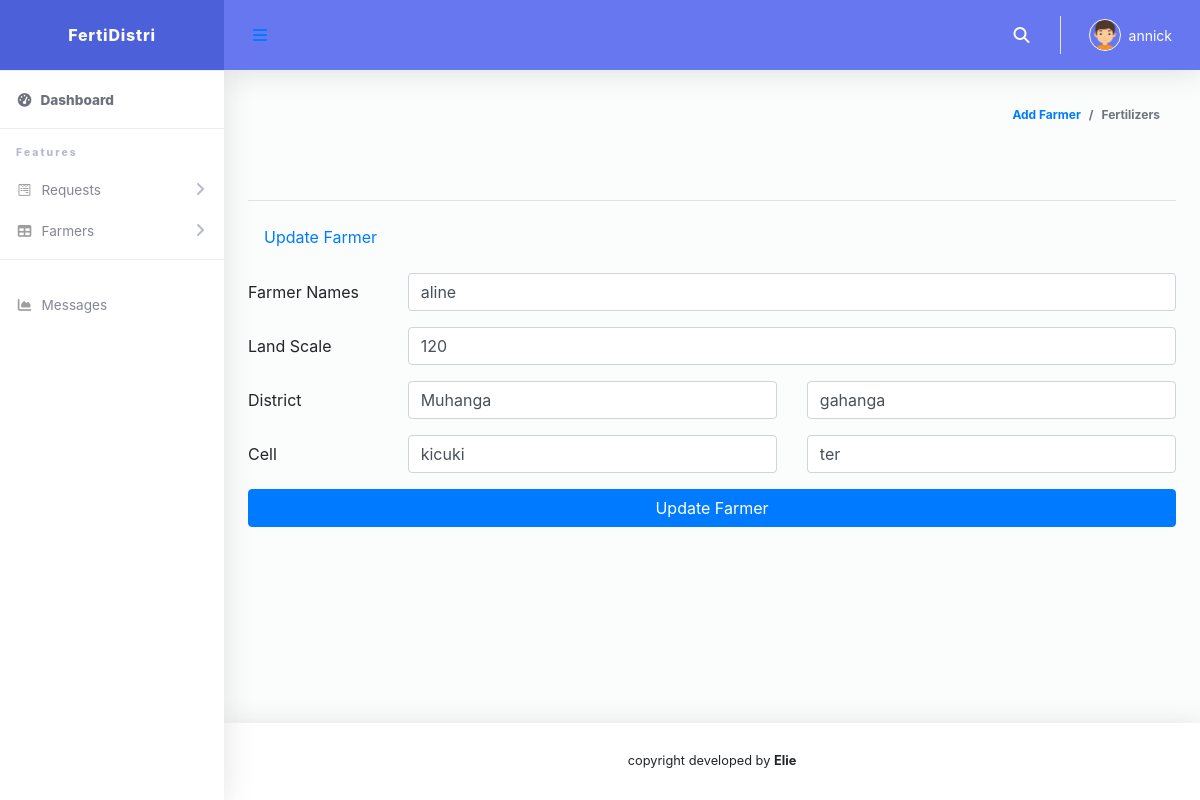
/farmerupdate.php?updatefarmer=15 (signed in), run on the app's committed database.
### tables this page shows
CREATE TABLE `farmers` (
  `farmer_id` int(255) NOT NULL,
  `farmer_names` varchar(255) NOT NULL,
  `land_scale` varchar(255) NOT NULL,
  `district` varchar(255) NOT NULL,
  `sector` varchar(255) NOT NULL,
  `cell` varchar(255) NOT NULL,
  `villages` varchar(255) NOT NULL,
  `user_id` int(255) NOT NULL
);

### retailer_session.php (called while the page is built, shortened)
<?php
  $admin_firstname=$_SESSION['userfirstname'];
  ?>

### farmerupdate.php (the view, shortened to what this page needs)
<?php
include 'navbar.php';
?>
    <div id="content-wrapper" class="d-flex flex-column">
      <div id="content">
        <nav class="navbar navbar-expand navbar-light bg-navbar topbar mb-4 static-top">
          <button id="sidebarToggleTop" class="btn btn-link rounded-circle mr-3">
            <i class="fa fa-bars"></i>
          </button>
          <ul class="navbar-nav ml-auto">
            <li class="nav-item dropdown no-arrow">
              <a class="nav-link dropdown-toggle" href="#" id="searchDropdown" role="button" data-toggle="dropdown"
                aria-haspopup="true" aria-expanded="false">
                <i class="fas fa-search fa-fw"></i>
              </a>
            </li>
            <li class="nav-item dropdown no-arrow">
              <a class="nav-link dropdown-toggle" href="#" id="userDropdown" role="button" data-toggle="dropdown"
                aria-haspopup="true" aria-expanded="false">
                <img class="img-profile rounded-circle" src="img/boy.png" style="max-width: 60px">
                <span class="ml-2 d-none d-lg-inline text-white small"><?php echo $admin_firstname;?></span>
              </a>
            </li>
          </ul>
        </nav>
        <div class="container-fluid" id="container-wrapper">
          <div class="d-sm-flex align-items-center justify-content-between mb-4">
            <ol class="breadcrumb">
              <li class="breadcrumb-item"><a href="addfarmer.php">Add Farmer</a></li>
              <li class="breadcrumb-item active" aria-current="page">Fertilizers</li>
            </ol>
          </div>
          <div class="row">
          <div class="col-sm-12">
									<hr>
									<ul class="nav nav-pills mb-3" id="pills-tab" role="tablist">
										<li class="nav-item">
											<a class="nav-link " id="pills-home-tab" data-toggle="pill" href="#pills-home" role="tab" aria-controls="pills-home" aria-selected="true">Update Farmer</a>
										</li>
									</ul>
									<div class="tab-content" id="pills-tabContent">
										<div class="tab-pane fade show active" id="pills-home" role="tabpanel" aria-labelledby="pills-home-tab">
										   <form action="" method="POST" enctype="multipart/form-data">
                                                             <?php
                                                if (isset($_GET['updatefarmer'])) {
                                                    $ser_id=$_GET['updatefarmer'];
                                                    $quer=mysqli_query($conn,"SELECT * FROM farmers WHERE farmers.farmer_id=$ser_id");
                                                    while ($row=mysqli_fetch_array($quer)){
                                                        ?>
												<div class="form-group row">
													<label class="col-sm-2 col-form-label">Farmer Names</label>
													<div class="col-sm-10">
                                                    <input type="text" name="farmer_names" value="<?php echo $row['farmer_names']; ?>" class="form-control form-control-normal"
														placeholder="">
													</div>
												</div>
												<div class="form-group row">
													<label class="col-sm-2 col-form-label">Land Scale</label>
													<div class="col-sm-10">
														<input type="text" name="land_scale" value="<?php echo $row['land_scale']; ?>" class="form-control form-control-normal"
														placeholder="">
													</div>
												</div>
												<div class="form-group row">
													<label class="col-sm-2 col-form-label">District</label>
													<div class="col-sm-5">
														<input type="text" name="district" value="<?php echo $row['district']; ?>" class="form-control form-control-normal"
														placeholder="">
													</div>
													<div class="col-sm-5">
                                                       <input type="text" name="sector" value="<?php echo $row['sector']; ?>" class="form-control form-control-normal"
														placeholder="Sector">
													</div>
												</div>
												<div class="form-group row">
													<label class="col-sm-2 col-form-label">Cell</label>
													<div class="col-sm-5">
														<input type="text" name="cell" value="<?php echo $row['cell']; ?>" class="form-control form-control-normal"
														placeholder="">
													</div>
													<div class="col-sm-5">
                                                       <input type="text" name="villages" value="<?php echo $row['villages']; ?>" class="form-control form-control-normal"
														placeholder="village">
													</div>
												</div>
												<div class="form-group row">
													<div class="col-sm-12">
														<input type="submit" name="update" value="Update Farmer"
														class="btn btn-primary btn-md btn-block waves-effect text-center m-b-20">
													</div>
												</div>
												<?php
                                                }
                                            }
                                                ?>
											</form>
										</div>
									</div>
								</div>
          </div>
        </div>
      </div>
      <footer class="sticky-footer bg-white">
        <div class="container my-auto">
          <div class="copyright text-center my-auto">
            <span>copyright  developed by
              <b>Elie</b>
            </span>
          </div>
        </div>
      </footer>
    </div>
  </div>
</body>
</html>

### data on the page
farmers: farmer_names "aline", land_scale "120", district "Muhanga", sector "gahanga", cell "kicuki", villages "ter"

### other printed values
$admin_firstname "annick"
